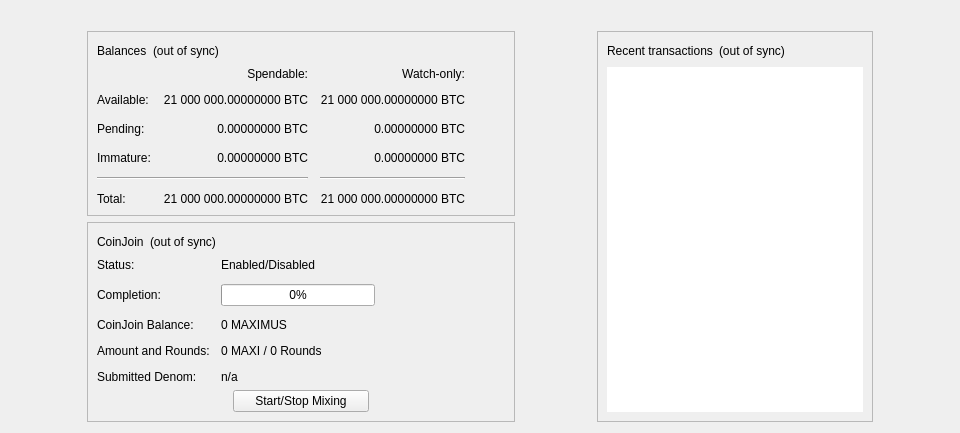
<?xml version="1.0" encoding="UTF-8"?>
<ui version="4.0">
 <class>OverviewPage</class>
 <widget class="QWidget" name="OverviewPage">
  <property name="geometry">
   <rect>
    <x>0</x>
    <y>0</y>
    <width>798</width>
    <height>318</height>
   </rect>
  </property>
  <property name="minimumSize">
   <size>
    <width>960</width>
    <height>0</height>
   </size>
  </property>
  <property name="windowTitle">
   <string>Form</string>
  </property>
  <layout class="QVBoxLayout" name="topLayout">
   <item>
    <widget class="QLabel" name="labelAlerts">
     <property name="visible">
      <bool>false</bool>
     </property>
     <property name="wordWrap">
      <bool>true</bool>
     </property>
     <property name="margin">
      <number>3</number>
     </property>
     <property name="textInteractionFlags">
      <set>Qt::TextSelectableByMouse</set>
     </property>
    </widget>
   </item>
   <item>
    <layout class="QHBoxLayout" name="horizontalLayout" stretch="1,0,1,0,1">
     <item>
      <spacer name="horizontalSpacerLeft">
       <property name="orientation">
        <enum>Qt::Horizontal</enum>
       </property>
       <property name="sizeType">
        <enum>QSizePolicy::Preferred</enum>
       </property>
       <property name="sizeHint" stdset="0">
        <size>
         <width>10</width>
         <height>20</height>
        </size>
       </property>
      </spacer>
     </item>
     <item>
      <layout class="QVBoxLayout" name="verticalLayout_2">
       <item>
        <widget class="QFrame" name="frame">
         <property name="frameShape">
          <enum>QFrame::StyledPanel</enum>
         </property>
         <property name="frameShadow">
          <enum>QFrame::Raised</enum>
         </property>
         <layout class="QVBoxLayout" name="verticalLayout_4">
          <item>
           <layout class="QHBoxLayout" name="horizontalLayout_4">
            <item>
             <widget class="QLabel" name="label_5">
              <property name="text">
               <string>Balances</string>
              </property>
             </widget>
            </item>
            <item>
             <widget class="QLabel" name="labelWalletStatus">
              <property name="toolTip">
               <string>The displayed information may be out of date. Your wallet automatically synchronizes with the Maximus network after a connection is established, but this process has not completed yet.</string>
              </property>
              <property name="text">
               <string notr="true">(out of sync)</string>
              </property>
              <property name="alignment">
               <set>Qt::AlignLeading|Qt::AlignLeft|Qt::AlignVCenter</set>
              </property>
             </widget>
            </item>
            <item>
             <spacer name="horizontalSpacer_3">
              <property name="orientation">
               <enum>Qt::Horizontal</enum>
              </property>
              <property name="sizeHint" stdset="0">
               <size>
                <width>40</width>
                <height>20</height>
               </size>
              </property>
             </spacer>
            </item>
           </layout>
          </item>
          <item>
           <layout class="QGridLayout" name="gridLayout">
            <property name="spacing">
             <number>12</number>
            </property>
            <item row="2" column="2">
             <widget class="QLabel" name="labelWatchPending">
              <property name="cursor">
               <cursorShape>IBeamCursor</cursorShape>
              </property>
              <property name="toolTip">
               <string>Unconfirmed transactions to watch-only addresses</string>
              </property>
              <property name="text">
               <string notr="true">0.00000000 BTC</string>
              </property>
              <property name="alignment">
               <set>Qt::AlignRight|Qt::AlignTrailing|Qt::AlignVCenter</set>
              </property>
              <property name="textInteractionFlags">
               <set>Qt::LinksAccessibleByMouse|Qt::TextSelectableByKeyboard|Qt::TextSelectableByMouse</set>
              </property>
             </widget>
            </item>
            <item row="2" column="1">
             <widget class="QLabel" name="labelUnconfirmed">
              <property name="cursor">
               <cursorShape>IBeamCursor</cursorShape>
              </property>
              <property name="toolTip">
               <string>Total of transactions that have yet to be confirmed, and do not yet count toward the spendable balance</string>
              </property>
              <property name="text">
               <string notr="true">0.00000000 BTC</string>
              </property>
              <property name="alignment">
               <set>Qt::AlignRight|Qt::AlignTrailing|Qt::AlignVCenter</set>
              </property>
              <property name="textInteractionFlags">
               <set>Qt::LinksAccessibleByMouse|Qt::TextSelectableByKeyboard|Qt::TextSelectableByMouse</set>
              </property>
             </widget>
            </item>
            <item row="3" column="2">
             <widget class="QLabel" name="labelWatchImmature">
              <property name="cursor">
               <cursorShape>IBeamCursor</cursorShape>
              </property>
              <property name="toolTip">
               <string>Mined balance in watch-only addresses that has not yet matured</string>
              </property>
              <property name="text">
               <string notr="true">0.00000000 BTC</string>
              </property>
              <property name="alignment">
               <set>Qt::AlignRight|Qt::AlignTrailing|Qt::AlignVCenter</set>
              </property>
              <property name="textInteractionFlags">
               <set>Qt::LinksAccessibleByMouse|Qt::TextSelectableByKeyboard|Qt::TextSelectableByMouse</set>
              </property>
             </widget>
            </item>
            <item row="4" column="0" colspan="2">
             <widget class="Line" name="lineSpendableBalance">
              <property name="orientation">
               <enum>Qt::Horizontal</enum>
              </property>
             </widget>
            </item>
            <item row="4" column="2">
             <widget class="Line" name="lineWatchBalance">
              <property name="sizePolicy">
               <sizepolicy hsizetype="Preferred" vsizetype="Fixed">
                <horstretch>0</horstretch>
                <verstretch>0</verstretch>
               </sizepolicy>
              </property>
              <property name="minimumSize">
               <size>
                <width>140</width>
                <height>0</height>
               </size>
              </property>
              <property name="orientation">
               <enum>Qt::Horizontal</enum>
              </property>
             </widget>
            </item>
            <item row="5" column="0">
             <widget class="QLabel" name="labelTotalText">
              <property name="text">
               <string>Total:</string>
              </property>
             </widget>
            </item>
            <item row="3" column="1">
             <widget class="QLabel" name="labelImmature">
              <property name="cursor">
               <cursorShape>IBeamCursor</cursorShape>
              </property>
              <property name="toolTip">
               <string>Mined balance that has not yet matured</string>
              </property>
              <property name="text">
               <string notr="true">0.00000000 BTC</string>
              </property>
              <property name="alignment">
               <set>Qt::AlignRight|Qt::AlignTrailing|Qt::AlignVCenter</set>
              </property>
              <property name="textInteractionFlags">
               <set>Qt::LinksAccessibleByMouse|Qt::TextSelectableByKeyboard|Qt::TextSelectableByMouse</set>
              </property>
             </widget>
            </item>
            <item row="2" column="3">
             <spacer name="horizontalSpacer_2">
              <property name="orientation">
               <enum>Qt::Horizontal</enum>
              </property>
              <property name="sizeHint" stdset="0">
               <size>
                <width>40</width>
                <height>20</height>
               </size>
              </property>
             </spacer>
            </item>
            <item row="3" column="0">
             <widget class="QLabel" name="labelImmatureText">
              <property name="text">
               <string>Immature:</string>
              </property>
             </widget>
            </item>
            <item row="5" column="1">
             <widget class="QLabel" name="labelTotal">
              <property name="cursor">
               <cursorShape>IBeamCursor</cursorShape>
              </property>
              <property name="toolTip">
               <string>Your current total balance</string>
              </property>
              <property name="text">
               <string notr="true">21 000 000.00000000 BTC</string>
              </property>
              <property name="alignment">
               <set>Qt::AlignRight|Qt::AlignTrailing|Qt::AlignVCenter</set>
              </property>
              <property name="textInteractionFlags">
               <set>Qt::LinksAccessibleByMouse|Qt::TextSelectableByKeyboard|Qt::TextSelectableByMouse</set>
              </property>
             </widget>
            </item>
            <item row="5" column="2">
             <widget class="QLabel" name="labelWatchTotal">
              <property name="cursor">
               <cursorShape>IBeamCursor</cursorShape>
              </property>
              <property name="toolTip">
               <string>Current total balance in watch-only addresses</string>
              </property>
              <property name="text">
               <string notr="true">21 000 000.00000000 BTC</string>
              </property>
              <property name="alignment">
               <set>Qt::AlignRight|Qt::AlignTrailing|Qt::AlignVCenter</set>
              </property>
              <property name="textInteractionFlags">
               <set>Qt::LinksAccessibleByMouse|Qt::TextSelectableByKeyboard|Qt::TextSelectableByMouse</set>
              </property>
             </widget>
            </item>
            <item row="0" column="2">
             <widget class="QLabel" name="labelWatchonly">
              <property name="text">
               <string>Watch-only:</string>
              </property>
              <property name="alignment">
               <set>Qt::AlignRight|Qt::AlignTrailing|Qt::AlignVCenter</set>
              </property>
             </widget>
            </item>
            <item row="1" column="0">
             <widget class="QLabel" name="labelBalanceText">
              <property name="text">
               <string>Available:</string>
              </property>
             </widget>
            </item>
            <item row="1" column="1">
             <widget class="QLabel" name="labelBalance">
              <property name="cursor">
               <cursorShape>IBeamCursor</cursorShape>
              </property>
              <property name="toolTip">
               <string>Your current spendable balance</string>
              </property>
              <property name="text">
               <string notr="true">21 000 000.00000000 BTC</string>
              </property>
              <property name="alignment">
               <set>Qt::AlignRight|Qt::AlignTrailing|Qt::AlignVCenter</set>
              </property>
              <property name="textInteractionFlags">
               <set>Qt::LinksAccessibleByMouse|Qt::TextSelectableByKeyboard|Qt::TextSelectableByMouse</set>
              </property>
             </widget>
            </item>
            <item row="1" column="2">
             <widget class="QLabel" name="labelWatchAvailable">
              <property name="cursor">
               <cursorShape>IBeamCursor</cursorShape>
              </property>
              <property name="toolTip">
               <string>Your current balance in watch-only addresses</string>
              </property>
              <property name="text">
               <string notr="true">21 000 000.00000000 BTC</string>
              </property>
              <property name="alignment">
               <set>Qt::AlignRight|Qt::AlignTrailing|Qt::AlignVCenter</set>
              </property>
              <property name="textInteractionFlags">
               <set>Qt::LinksAccessibleByMouse|Qt::TextSelectableByKeyboard|Qt::TextSelectableByMouse</set>
              </property>
             </widget>
            </item>
            <item row="2" column="0">
             <widget class="QLabel" name="labelPendingText">
              <property name="text">
               <string>Pending:</string>
              </property>
             </widget>
            </item>
            <item row="0" column="1">
             <widget class="QLabel" name="labelSpendable">
              <property name="text">
               <string>Spendable:</string>
              </property>
              <property name="alignment">
               <set>Qt::AlignRight|Qt::AlignTrailing|Qt::AlignVCenter</set>
              </property>
             </widget>
            </item>
           </layout>
          </item>
         </layout>
        </widget>
       </item>
       <item>
        <widget class="QFrame" name="frameCoinJoin">
         <property name="layoutDirection">
          <enum>Qt::LeftToRight</enum>
         </property>
         <property name="frameShape">
          <enum>QFrame::StyledPanel</enum>
         </property>
         <property name="frameShadow">
          <enum>QFrame::Raised</enum>
         </property>
         <layout class="QVBoxLayout" name="VerticalLayout_PS1">
          <item>
           <layout class="QHBoxLayout" name="horizontalLayout_5">
            <item>
             <widget class="QLabel" name="labelCoinJoinHeader">
              <property name="text">
               <string notr="true">CoinJoin</string>
              </property>
             </widget>
            </item>
            <item>
             <widget class="QLabel" name="labelCoinJoinSyncStatus">
              <property name="toolTip">
               <string>The displayed information may be out of date. Your wallet automatically synchronizes with the Maximus network after a connection is established, but this process has not completed yet.</string>
              </property>
              <property name="text">
               <string notr="true">(out of sync)</string>
              </property>
              <property name="alignment">
               <set>Qt::AlignLeading|Qt::AlignLeft|Qt::AlignVCenter</set>
              </property>
             </widget>
            </item>
            <item>
             <spacer name="horizontalSpacer_4">
              <property name="orientation">
               <enum>Qt::Horizontal</enum>
              </property>
              <property name="sizeHint" stdset="0">
               <size>
                <width>40</width>
                <height>20</height>
               </size>
              </property>
             </spacer>
            </item>
           </layout>
          </item>
          <item>
           <layout class="QFormLayout" name="coinJoinFormLayout">
            <property name="fieldGrowthPolicy">
             <enum>QFormLayout::AllNonFixedFieldsGrow</enum>
            </property>
            <property name="horizontalSpacing">
             <number>11</number>
            </property>
            <property name="verticalSpacing">
             <number>12</number>
            </property>
            <item row="0" column="0">
             <widget class="QLabel" name="labelCoinJoinEnabledText">
              <property name="text">
               <string>Status:</string>
              </property>
             </widget>
            </item>
            <item row="0" column="1">
             <widget class="QLabel" name="labelCoinJoinEnabled">
              <property name="text">
               <string>Enabled/Disabled</string>
              </property>
             </widget>
            </item>
            <item row="1" column="0">
             <widget class="QLabel" name="labelCompletitionText">
              <property name="text">
               <string>Completion:</string>
              </property>
             </widget>
            </item>
            <item row="1" column="1">
             <widget class="QProgressBar" name="coinJoinProgress">
              <property name="maximumSize">
               <size>
                <width>154</width>
                <height>16777215</height>
               </size>
              </property>
              <property name="value">
               <number>0</number>
              </property>
             </widget>
            </item>
            <item row="2" column="0">
             <widget class="QLabel" name="labelAnonymizedText">
              <property name="text">
               <string notr="true">CoinJoin Balance:</string>
              </property>
             </widget>
            </item>
            <item row="2" column="1">
             <widget class="QLabel" name="labelAnonymized">
              <property name="text">
               <string notr="true">0 MAXIMUS</string>
              </property>
             </widget>
            </item>
            <item row="3" column="0">
             <widget class="QLabel" name="labelAmountAndRoundsText">
              <property name="text">
               <string>Amount and Rounds:</string>
              </property>
             </widget>
            </item>
            <item row="3" column="1">
             <widget class="QLabel" name="labelAmountRounds">
              <property name="text">
               <string>0 MAXI / 0 Rounds</string>
              </property>
             </widget>
            </item>
            <item row="4" column="0">
             <widget class="QLabel" name="labelSubmittedDenomText">
              <property name="text">
               <string>Submitted Denom:</string>
              </property>
             </widget>
            </item>
            <item row="4" column="1">
             <widget class="QLabel" name="labelSubmittedDenom">
              <property name="toolTip">
               <string>The denominations you submitted to the Masternode.&lt;br&gt;To mix, other users must submit the exact same denominations.</string>
              </property>
              <property name="text">
               <string>n/a</string>
              </property>
              <property name="wordWrap">
               <bool>true</bool>
              </property>
             </widget>
            </item>
           </layout>
          </item>
          <item>
           <layout class="QVBoxLayout" name="VerticalLayout_PS">
            <item>
             <layout class="QHBoxLayout" name="horizontalLayout_3">
              <property name="topMargin">
               <number>0</number>
              </property>
              <item>
               <spacer name="horizontalSpacer_5">
                <property name="orientation">
                 <enum>Qt::Horizontal</enum>
                </property>
                <property name="sizeHint" stdset="0">
                 <size>
                  <width>40</width>
                  <height>20</height>
                 </size>
                </property>
               </spacer>
              </item>
              <item>
               <widget class="QPushButton" name="toggleCoinJoin">
                <property name="sizePolicy">
                 <sizepolicy hsizetype="MinimumExpanding" vsizetype="Fixed">
                  <horstretch>0</horstretch>
                  <verstretch>0</verstretch>
                 </sizepolicy>
                </property>
                <property name="text">
                 <string>Start/Stop Mixing</string>
                </property>
               </widget>
              </item>
              <item>
               <spacer name="horizontalSpacer_6">
                <property name="orientation">
                 <enum>Qt::Horizontal</enum>
                </property>
                <property name="sizeHint" stdset="0">
                 <size>
                  <width>40</width>
                  <height>20</height>
                 </size>
                </property>
               </spacer>
              </item>
             </layout>
            </item>
            <item>
             <spacer name="verticalSpacer_3">
              <property name="orientation">
               <enum>Qt::Vertical</enum>
              </property>
              <property name="sizeHint" stdset="0">
               <size>
                <width>20</width>
                <height>40</height>
               </size>
              </property>
             </spacer>
            </item>
           </layout>
          </item>
         </layout>
        </widget>
       </item>
       <item>
        <spacer name="verticalSpacer">
         <property name="orientation">
          <enum>Qt::Vertical</enum>
         </property>
         <property name="sizeHint" stdset="0">
          <size>
           <width>20</width>
           <height>40</height>
          </size>
         </property>
        </spacer>
       </item>
      </layout>
     </item>
     <item>
      <spacer name="horizontalSpacerCenter">
       <property name="orientation">
        <enum>Qt::Horizontal</enum>
       </property>
       <property name="sizeHint" stdset="0">
        <size>
         <width>10</width>
         <height>20</height>
        </size>
       </property>
      </spacer>
     </item>
     <item>
      <layout class="QVBoxLayout" name="verticalLayout_3">
       <item>
        <widget class="QFrame" name="frame_2">
         <property name="frameShape">
          <enum>QFrame::StyledPanel</enum>
         </property>
         <property name="frameShadow">
          <enum>QFrame::Raised</enum>
         </property>
         <layout class="QVBoxLayout" name="verticalLayout">
          <item>
           <layout class="QHBoxLayout" name="horizontalLayout_2">
            <item>
             <widget class="QLabel" name="label_4">
              <property name="text">
               <string>Recent transactions</string>
              </property>
             </widget>
            </item>
            <item>
             <widget class="QLabel" name="labelTransactionsStatus">
              <property name="toolTip">
               <string>The displayed information may be out of date. Your wallet automatically synchronizes with the Maximus network after a connection is established, but this process has not completed yet.</string>
              </property>
              <property name="text">
               <string notr="true">(out of sync)</string>
              </property>
              <property name="alignment">
               <set>Qt::AlignLeading|Qt::AlignLeft|Qt::AlignVCenter</set>
              </property>
             </widget>
            </item>
            <item>
             <spacer name="horizontalSpacer">
              <property name="orientation">
               <enum>Qt::Horizontal</enum>
              </property>
              <property name="sizeHint" stdset="0">
               <size>
                <width>40</width>
                <height>20</height>
               </size>
              </property>
             </spacer>
            </item>
           </layout>
          </item>
          <item>
           <widget class="QListView" name="listTransactions">
            <property name="frameShape">
             <enum>QFrame::NoFrame</enum>
            </property>
            <property name="verticalScrollBarPolicy">
             <enum>Qt::ScrollBarAlwaysOff</enum>
            </property>
            <property name="horizontalScrollBarPolicy">
             <enum>Qt::ScrollBarAlwaysOff</enum>
            </property>
            <property name="selectionMode">
             <enum>QAbstractItemView::NoSelection</enum>
            </property>
           </widget>
          </item>
         </layout>
        </widget>
       </item>
      </layout>
     </item>
     <item>
      <spacer name="horizontalSpacerRight">
       <property name="orientation">
        <enum>Qt::Horizontal</enum>
       </property>
       <property name="sizeType">
        <enum>QSizePolicy::Preferred</enum>
       </property>
       <property name="sizeHint" stdset="0">
        <size>
         <width>10</width>
         <height>20</height>
        </size>
       </property>
      </spacer>
     </item>
    </layout>
   </item>
  </layout>
 </widget>
 <resources/>
 <connections/>
</ui>
